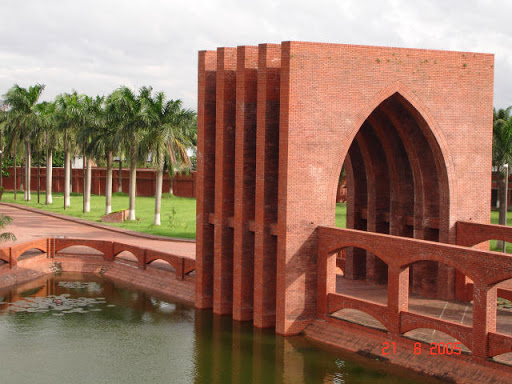
#> input picture test.bmp, 512 x 384 px
$ python histeq.py
#> lines starting #> are read from the running program, lines starting #| are printed output that depends on the picture
from PIL import Image
import numpy as np
import matplotlib.pyplot as mplot
import sys

def histogram_equalize(arr):
    shape = arr.shape
    size = shape[0] * shape[1]

    out = np.zeros(shape)
    #create an array to store the counts of each value
    c = []
    for i in range(256):
        c.append(0.0)

    #populate count array
    for i in range(shape[0]):
        for j in range(shape[1]):
            c[arr[i][j]] += 1

    #Transform to probability
    for i in range(256):
        c[i] /= size

    #Cumulative
    for i in range(0,256):
        c[i] += c[i-1]

    #Equalize
    for i in range(256):
        c[i] *= 255

    #Process image
    for i in range(shape[0]):
        for j in range(shape[1]):
            v = arr[i][j] #Get the color value
            val = int(c[v])
            out[i][j] = val #Set it's equalized value to new image

    #Return new image
    return out


def create_histogram_plot(img, figname):
    shape = img.shape
     #create an array to store the counts of each value
    c = []
    for i in range(256):
        c.append(0)

    #populate count array

    for i in range(shape[0]):
        for j in range(shape[1]):
            c[img[i][j]] += 1

    for i in range(0,256):
        c[i] += c[i-1]

    #Pixel values
    x = []
    for i in range(256):
        x.append(i)

    mplot.plot(x, c)
    mplot.savefig(figname)
    mplot.show()


def process_image(name):
    #Get input image
    input_img = Image.open(name).convert("L")
    #Save image as grayscale
    input_img.save("greyscale.bmp")

    #Convert image to array for processing
    a = np.asarray(input_img)
    #Process image
    out = histogram_equalize(a)
    #Convert processed array to image
    processed_img = Image.fromarray(out.astype('uint8'), 'L')

    #Create histograms and save them for the images
    create_histogram_plot(a, "input_graph")
    create_histogram_plot(np.asarray(processed_img), "output_graph")


    #Create the ouput image as grayscaled input and output side by side
    output = Image.new('L', (input_img.width * 2, input_img.height))
    output.paste(input_img, (0,0))
    output.paste(processed_img, (input_img.width, 0))
    output.show()
    output.save("output.bmp")


def main():
    if(len(sys.argv) == 2):
        process_image(sys.argv[1])
    else:
        process_image("test.bmp")
#> in process_image, `input_img = Image.open(name).convert("L")`:
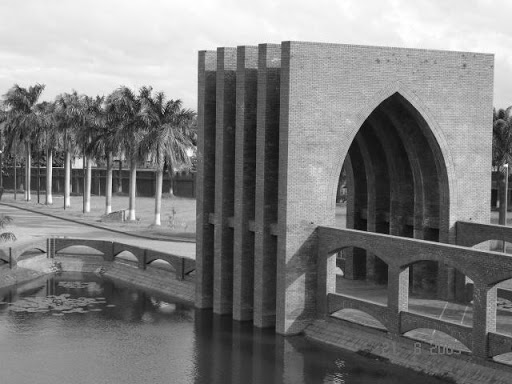
#> input_img: PIL image 512x384 L; min 1, max 255, mean 125.7
#> after the loop in histogram_equalize, `for i in range(shape[0]):`:
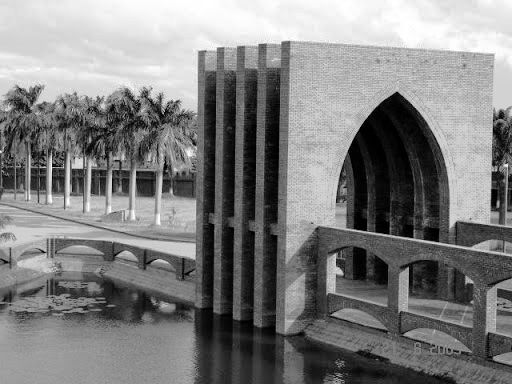
#> out: shape (384, 512) float64; min 0, max 255, mean 127.8
#> in create_histogram_plot, `mplot.savefig(figname)`:
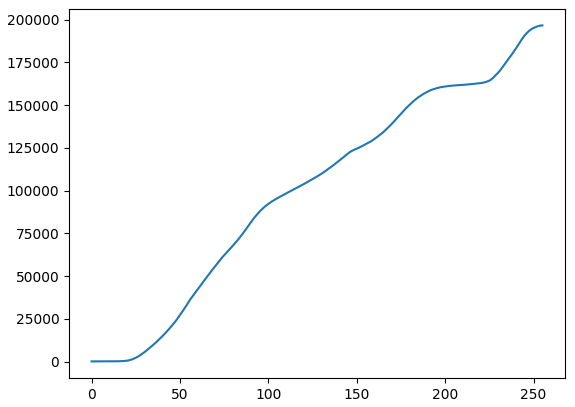
#> figure drawn by matplotlib, 1 panel; curve peaks at x = 255, y = 196676
#> call 2 of create_histogram_plot, with figname = 'output_graph'
#> in create_histogram_plot (call 2), `mplot.savefig(figname)`:
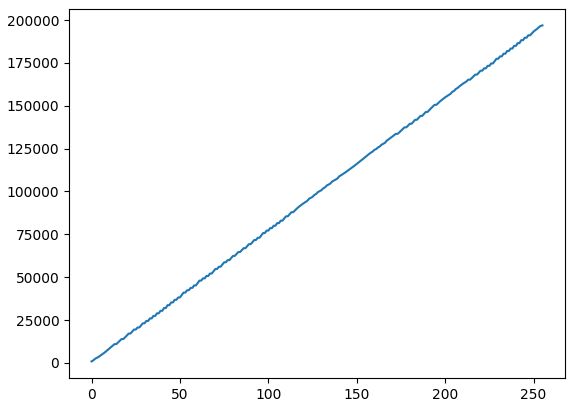
#> figure drawn by matplotlib, 1 panel; curve peaks at x = 255, y = 196892
#> in process_image, `output = Image.new('L', (input_img.width * 2, input_img.height))`: output: PIL image 1024x384 L; every value is 0
#> in process_image, `output.paste(input_img, (0,0))`:
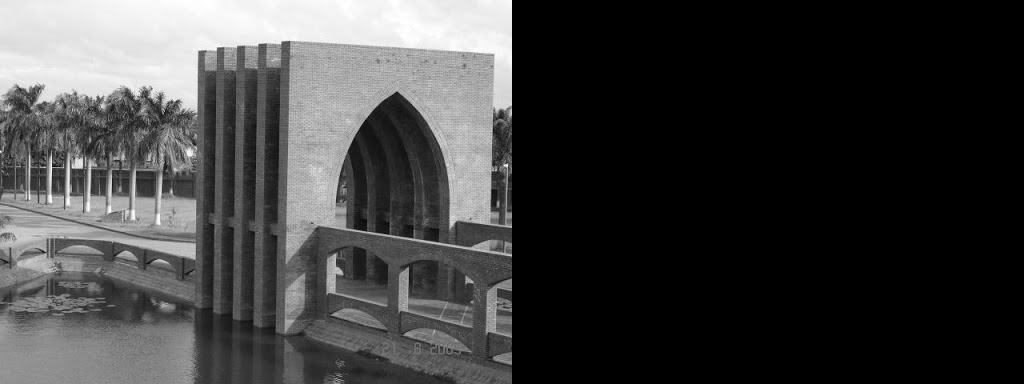
#> output: PIL image 1024x384 L; min 0, max 255, mean 62.9
#> in process_image, `output.paste(processed_img, (input_img.width, 0))`:
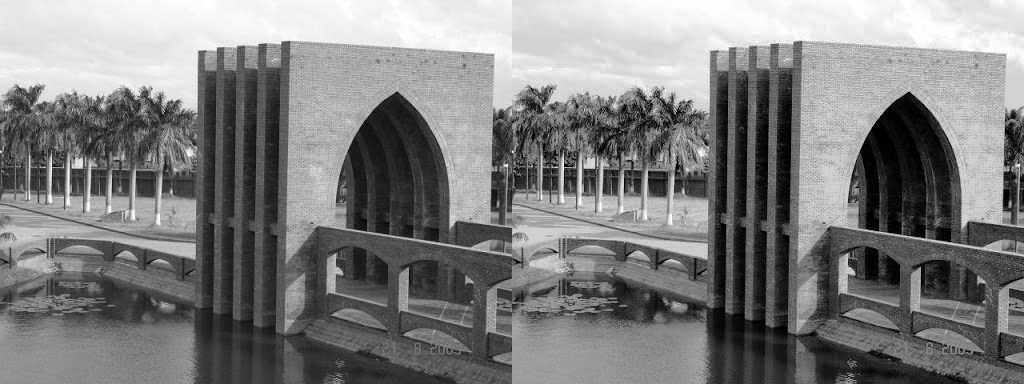
#> output: PIL image 1024x384 L; min 0, max 255, mean 126.8

if __name__ == "__main__":
    main()
